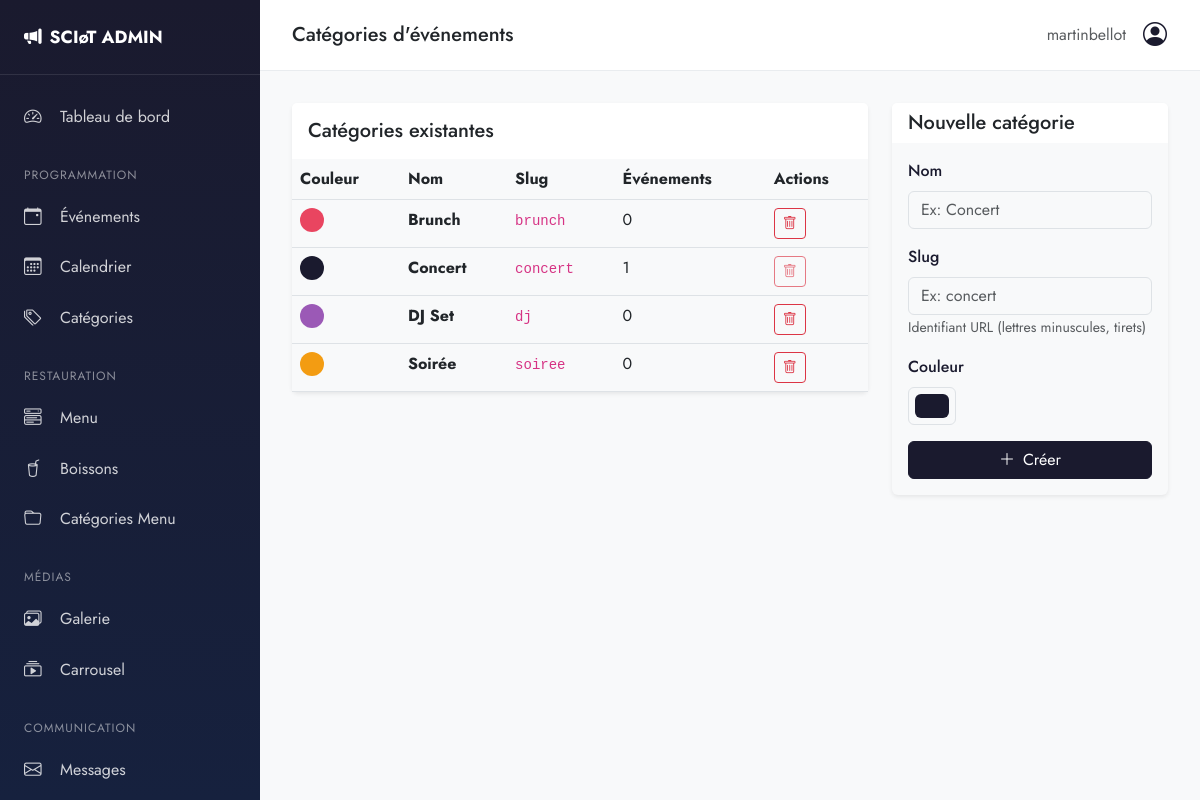
Screenshot of /admin-panel/events/categories/ (signed in) with the database file from the repository.
### events/models.py (models this page shows, shortened)
class EventCategory(models.Model):
    name = models.CharField(max_length=100, verbose_name="Nom")
    slug = models.SlugField(unique=True)
    color = models.CharField(max_length=7, default="#1a1a2e", verbose_name="Couleur (hex)")
    icon = models.CharField(max_length=50, blank=True, verbose_name="Icône Bootstrap")
    description = models.TextField(blank=True, verbose_name="Description")
    class Meta:
        verbose_name = "Catégorie d'événement"
        verbose_name_plural = "Catégories d'événements"
        ordering = ['name']

### admin_custom/views.py (the view, shortened to what this page needs)
# urls.py: path('events/categories/', views.event_categories, name='event_categories'),
@login_required
@user_passes_test(is_staff)
def event_categories(request):
    categories = EventCategory.objects.annotate(events_count=Count('events'))
    return render(request, 'admin_custom/events/categories.html', {
        'categories': categories,
    })

### admin_custom/views.py (called while the page is built)
def is_staff(user):
    return user.is_staff

### templates/admin_custom/events/categories.html (shortened to what this page needs)
{% extends 'admin_custom/base.html' %}
{% block page_title %}Catégories d'événements{% endblock %}
{% block content %}
<div class="row">
    <div class="col-12 col-lg-8">
        <div class="card border-0 shadow-sm">
            <div class="card-header bg-white border-0 d-flex justify-content-between align-items-center py-3">
                <h5 class="mb-0">Catégories existantes</h5>
            </div>
            <div class="card-body p-0">
                <table class="table table-hover mb-0">
                    <thead class="bg-light">
                        <tr>
                            <th>Couleur</th>
                            <th>Nom</th>
                            <th>Slug</th>
                            <th>Événements</th>
                            <th>Actions</th>
                        </tr>
                    </thead>
                    <tbody>
                        {% for cat in categories %}
                        <tr>
                            <td>
                                <span class="d-inline-block rounded-circle" style="width: 24px; height: 24px; background-color: {{ cat.color }};"></span>
                            </td>
                            <td class="fw-bold">{{ cat.name }}</td>
                            <td><code>{{ cat.slug }}</code></td>
                            <td>{{ cat.events_count }}</td>
                            <td>
                                <form method="post" class="d-inline" onsubmit="return confirm('Supprimer cette catégorie ?')">
                                    <button type="submit" class="btn btn-sm btn-outline-danger" {% if cat.events_count > 0 %}disabled title="Impossible de supprimer une catégorie avec des événements"{% endif %}>
                                        <i class="bi bi-trash"></i>
                                    </button>
                                </form>
                            </td>
                        </tr>
                        {% empty %}
                        <tr>
                            <td colspan="5" class="text-center py-4 text-muted">
                                Aucune catégorie créée
                            </td>
                        </tr>
                        {% endfor %}
                    </tbody>
                </table>
            </div>
        </div>
    </div>
    <div class="col-12 col-lg-4">
        <div class="card border-0 shadow-sm">
            <div class="card-header bg-white border-0">
                <h5 class="mb-0">Nouvelle catégorie</h5>
            </div>
            <div class="card-body">
                <form method="post">
                    <div class="mb-3">
                        <label class="form-label">Nom</label>
                        <input type="text" name="name" class="form-control" required placeholder="Ex: Concert">
                    </div>
                    <div class="mb-3">
                        <label class="form-label">Slug</label>
                        <input type="text" name="slug" class="form-control" required placeholder="Ex: concert">
                        <small class="text-muted">Identifiant URL (lettres minuscules, tirets)</small>
                    </div>
                    <div class="mb-3">
                        <label class="form-label">Couleur</label>
                        <input type="color" name="color" class="form-control form-control-color" value="#1a1a2e">
                    </div>
                    <button type="submit" class="btn btn-primary w-100">
                        <i class="bi bi-plus-lg me-2"></i>Créer
                    </button>
                </form>
            </div>
        </div>
    </div>
</div>
{% endblock %}

### templates/admin_custom/base.html (shortened to what this page needs)
{% load static %}
<!DOCTYPE html>
<html lang="fr">
<head>
    <link rel="stylesheet" href="https://cdn.jsdelivr.net/npm/bootstrap-icons@1.11.0/font/bootstrap-icons.css">
    <link href="https://cdn.jsdelivr.net/npm/bootstrap@5.3.0/dist/css/bootstrap.min.css" rel="stylesheet">
</head>
<body>
    <aside class="sidebar" id="sidebar">
        <div class="sidebar-header">
            <a href="{% url 'admin_custom:dashboard' %}" class="sidebar-brand">
                <i class="bi bi-megaphone-fill"></i>
                SCIøT ADMIN
            </a>
        </div>
        <nav class="sidebar-nav">
            <a href="{% url 'admin_custom:dashboard' %}" class="sidebar-link {% if request.resolver_match.url_name == 'dashboard' %}active{% endif %}">
                <i class="bi bi-speedometer2"></i>
                Tableau de bord
            </a>
            <div class="nav-section">Programmation</div>
            <a href="{% url 'admin_custom:events' %}" class="sidebar-link {% if 'events' in request.resolver_match.url_name %}active{% endif %}">
                <i class="bi bi-calendar-event"></i>
                Événements
            </a>
            <a href="{% url 'admin_custom:events_calendar' %}" class="sidebar-link {% if request.resolver_match.url_name == 'events_calendar' %}active{% endif %}">
                <i class="bi bi-calendar3"></i>
                Calendrier
            </a>
            <a href="{% url 'admin_custom:event_categories' %}" class="sidebar-link">
                <i class="bi bi-tags"></i>
                Catégories
            </a>
            <div class="nav-section">Restauration</div>
            <a href="{% url 'admin_custom:menu' %}" class="sidebar-link {% if 'menu' in request.resolver_match.url_name %}active{% endif %}">
                <i class="bi bi-menu-button-wide"></i>
                Menu
            </a>
            <a href="{% url 'admin_custom:drinks' %}" class="sidebar-link">
                <i class="bi bi-cup-straw"></i>
                Boissons
            </a>
            <a href="{% url 'admin_custom:menu_categories' %}" class="sidebar-link">
                <i class="bi bi-folder"></i>
                Catégories Menu
            </a>
            <div class="nav-section">Médias</div>
            <a href="{% url 'admin_custom:media' %}" class="sidebar-link {% if request.resolver_match.url_name == 'media' %}active{% endif %}">
                <i class="bi bi-images"></i>
                Galerie
            </a>
            <a href="{% url 'admin_custom:carousel' %}" class="sidebar-link">
                <i class="bi bi-collection-play"></i>
                Carrousel
            </a>
            <div class="nav-section">Communication</div>
            <a href="{% url 'admin_custom:messages' %}" class="sidebar-link {% if 'message' in request.resolver_match.url_name %}active{% endif %}">
                <i class="bi bi-envelope"></i>
                Messages
            </a>
        </nav>
    </aside>
    <main class="main-content">
        <header class="top-navbar d-flex align-items-center justify-content-between">
            <div class="d-flex align-items-center">
                <h5 class="mb-0">{% block page_title %}Dashboard{% endblock %}</h5>
            </div>
            <div class="d-flex align-items-center gap-3">
                <span class="text-muted">{{ user.username }}</span>
                <div class="dropdown">
                    <button class="btn btn-link p-0" data-bs-toggle="dropdown">
                        <i class="bi bi-person-circle fs-4 text-primary"></i>
                    </button>
                </div>
            </div>
        </header>
        <div class="page-content">
            {% block content %}{% endblock %}
        </div>
    </main>
</body>
</html>

### rows the page displays
EventCategory: name "Brunch", slug "brunch", events_count "0"
EventCategory: name "Concert", slug "concert", events_count "1"
EventCategory: name "DJ Set", slug "dj", events_count "0"
EventCategory: name "Soirée", slug "soiree", events_count "0"

### other values shown
{{ user.username }} "martinbellot"
